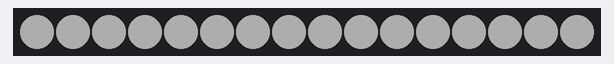
Recording of a sketch running on a simulated Arduino Uno, built with avr-gcc and run on an emulated ATmega328P. On the bench: 16 RGB LEDs in strip order, left to right. Dim RGB values are drawn brighter than linear.

Above: at 0.1 s.
At 0.67 s:
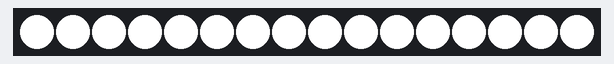

The sketch:

teste_brilho.ino
```cpp
#include <Adafruit_NeoPixel.h>

#define PIN            2 // usei o pino 2 para ligar o neopixel

// How many NeoPixels are attached to the Arduino?
#define NUMPIXELS      16 // aqui voce muda pra 16 que é o numero de leds

Adafruit_NeoPixel pixels = Adafruit_NeoPixel(NUMPIXELS, PIN, NEO_GRB + NEO_KHZ800);

int delayval = 100; // delay for half a second

void setup()
{
  pixels.begin(); // This initializes the NeoPixel library.
}

void loop()
{
  /*for(int i=0;i<NUMPIXELS;i++)
  {
    // pixels.Color takes RGB values, from 0,0,0 up to 255,255,255
    pixels.setPixelColor(i, pixels.Color(255,0,0)); // Moderately bright green color.
    pixels.show(); // This sends the updated pixel color to the hardware.
    delay(delayval); // Delay for a period of time (in milliseconds).
  }

  for(int i=0;i<NUMPIXELS;i++)
  {
    // pixels.Color takes RGB values, from 0,0,0 up to 255,255,255
    pixels.setPixelColor(i, pixels.Color(0,255,0)); // Moderately bright green color.
    pixels.show(); // This sends the updated pixel color to the hardware.
    delay(delayval); // Delay for a period of time (in milliseconds).
  }*/
 for(int i=0;i<NUMPIXELS;i++)
  {
    // pixels.Color takes RGB values, from 0,0,0 up to 255,255,255
    pixels.setPixelColor(i, pixels.Color(50,50,50)); // Moderately bright green color.
    pixels.show(); // This sends the updated pixel color to the hardware.
    //delay(delayval); // Delay for a period of time (in milliseconds).
  }
//   delay(250);
//  for(int i=0;i<NUMPIXELS;i++)
//  {
//    // pixels.Color takes RGB values, from 0,0,0 up to 255,255,255
//    pixels.setPixelColor(i, pixels.Color(100,100,100)); // Moderately bright green color.
//    pixels.show(); // This sends the updated pixel color to the hardware.
//  }
   delay(500);
  for(int i=0;i<NUMPIXELS;i++)
  {
    // pixels.Color takes RGB values, from 0,0,0 up to 255,255,255
    pixels.setPixelColor(i, pixels.Color(255,255,255)); // Moderately bright green color.
    pixels.show(); // This sends the updated pixel color to the hardware.
    delay(1); // Delay for a period of time (in milliseconds).
  }
   delay(250);
//   for(int i=0;i<NUMPIXELS;i++)
//  {
//    // pixels.Color takes RGB values, from 0,0,0 up to 255,255,255
//    pixels.setPixelColor(i, pixels.Color(100,100,100)); // Moderately bright green color.
//    pixels.show(); // This sends the updated pixel color to the hardware.
//
//  }
//  delay(250); // Delay for a period of time (in milliseconds).

}
```

Measured:
- by itself, everything shown: repeats every 0.79 s, in 3 steps
